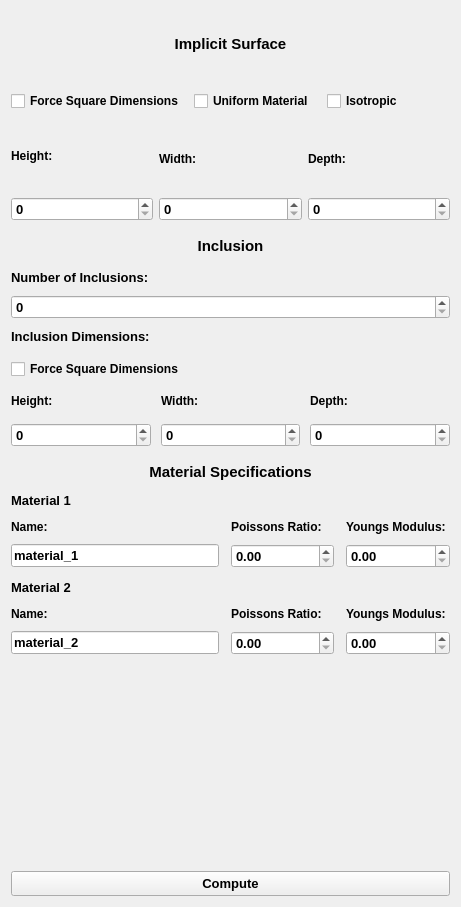
              <widget class="QWidget" name="page_5">
               <property name="geometry">
                <rect>
                 <x>0</x>
                 <y>0</y>
                 <width>461</width>
                 <height>907</height>
                </rect>
               </property>
               <property name="font">
                <font>
                 <family>Segoe UI</family>
                 <pointsize>10</pointsize>
                 <weight>75</weight>
                 <bold>true</bold>
                </font>
               </property>
               <attribute name="label">
                <string>Shape Generator</string>
               </attribute>
               <layout class="QVBoxLayout" name="verticalLayout_13" stretch="0,0,0,0,0">
                <item>
                 <layout class="QVBoxLayout" name="verticalLayout_9" stretch="1,2">
                  <property name="spacing">
                   <number>15</number>
                  </property>
                  <item>
                   <widget class="QLabel" name="label_15">
                    <property name="maximumSize">
                     <size>
                      <width>16777215</width>
                      <height>16777215</height>
                     </size>
                    </property>
                    <property name="font">
                     <font>
                      <family>Segoe UI</family>
                      <pointsize>11</pointsize>
                      <weight>75</weight>
                      <bold>true</bold>
                     </font>
                    </property>
                    <property name="text">
                     <string>Implicit Surface</string>
                    </property>
                    <property name="alignment">
                     <set>Qt::AlignCenter</set>
                    </property>
                   </widget>
                  </item>
                  <item>
                   <layout class="QGridLayout" name="gridLayout_6" rowstretch="1,0,1" columnstretch="1,1,1" rowminimumheight="1,0,1" columnminimumwidth="1,1,1">
                    <property name="sizeConstraint">
                     <enum>QLayout::SetMinimumSize</enum>
                    </property>
                    <property name="horizontalSpacing">
                     <number>6</number>
                    </property>
                    <property name="verticalSpacing">
                     <number>10</number>
                    </property>
                    <item row="2" column="0">
                     <layout class="QVBoxLayout" name="verticalLayout_10" stretch="1,6">
                      <property name="spacing">
                       <number>6</number>
                      </property>
                      <item>
                       <widget class="QLabel" name="designer_height_spinbox_label">
                        <property name="font">
                         <font>
                          <family>Segoe UI</family>
                          <pointsize>9</pointsize>
                         </font>
                        </property>
                        <property name="text">
                         <string>Height:</string>
                        </property>
                       </widget>
                      </item>
                      <item>
                       <widget class="QSpinBox" name="designer_height_spinbox"/>
                      </item>
                     </layout>
                    </item>
                    <item row="2" column="1">
                     <layout class="QVBoxLayout" name="verticalLayout_11" stretch="1,6">
                      <item>
                       <widget class="QLabel" name="label_17">
                        <property name="font">
                         <font>
                          <family>Segoe UI</family>
                          <pointsize>9</pointsize>
                         </font>
                        </property>
                        <property name="text">
                         <string>Width:</string>
                        </property>
                       </widget>
                      </item>
                      <item>
                       <widget class="QSpinBox" name="designer_width_spinbox"/>
                      </item>
                     </layout>
                    </item>
                    <item row="2" column="2">
                     <layout class="QVBoxLayout" name="verticalLayout_12" stretch="1,6">
                      <item>
                       <widget class="QLabel" name="label_18">
                        <property name="font">
                         <font>
                          <family>Segoe UI</family>
                          <pointsize>9</pointsize>
                         </font>
                        </property>
                        <property name="text">
                         <string>Depth:</string>
                        </property>
                       </widget>
                      </item>
                      <item>
                       <widget class="QSpinBox" name="designer_depth_spinbox"/>
                      </item>
                     </layout>
                    </item>
                    <item row="0" column="0" colspan="3">
                     <layout class="QGridLayout" name="gridLayout_7">
                      <property name="horizontalSpacing">
                       <number>10</number>
                      </property>
                      <item row="0" column="2">
                       <widget class="QCheckBox" name="designer_isotropic_material_checkbox">
                        <property name="font">
                         <font>
                          <family>Segoe UI</family>
                          <pointsize>9</pointsize>
                         </font>
                        </property>
                        <property name="text">
                         <string>Isotropic</string>
                        </property>
                       </widget>
                      </item>
                      <item row="0" column="0">
                       <widget class="QCheckBox" name="designer_force_square_dimensions_checkbox">
                        <property name="font">
                         <font>
                          <family>Segoe UI</family>
                          <pointsize>9</pointsize>
                         </font>
                        </property>
                        <property name="text">
                         <string>Force Square Dimensions</string>
                        </property>
                       </widget>
                      </item>
                      <item row="0" column="1">
                       <widget class="QCheckBox" name="designer_uniform_material_checkbox">
                        <property name="font">
                         <font>
                          <family>Segoe UI</family>
                          <pointsize>9</pointsize>
                         </font>
                        </property>
                        <property name="text">
                         <string>Uniform Material</string>
                        </property>
                       </widget>
                      </item>
                     </layout>
                    </item>
                   </layout>
                  </item>
                 </layout>
                </item>
                <item>
                 <layout class="QVBoxLayout" name="verticalLayout_6" stretch="5,10">
                  <property name="spacing">
                   <number>15</number>
                  </property>
                  <property name="topMargin">
                   <number>10</number>
                  </property>
                  <property name="bottomMargin">
                   <number>10</number>
                  </property>
                  <item>
                   <widget class="QLabel" name="label_9">
                    <property name="font">
                     <font>
                      <family>Segoe UI</family>
                      <pointsize>11</pointsize>
                      <weight>75</weight>
                      <bold>true</bold>
                     </font>
                    </property>
                    <property name="text">
                     <string>Inclusion</string>
                    </property>
                    <property name="alignment">
                     <set>Qt::AlignCenter</set>
                    </property>
                   </widget>
                  </item>
                  <item>
                   <layout class="QVBoxLayout" name="verticalLayout_15">
                    <property name="spacing">
                     <number>10</number>
                    </property>
                    <property name="sizeConstraint">
                     <enum>QLayout::SetMinimumSize</enum>
                    </property>
                    <item>
                     <widget class="QLabel" name="label_20">
                      <property name="font">
                       <font>
                        <family>Segoe UI</family>
                        <pointsize>10</pointsize>
                       </font>
                      </property>
                      <property name="text">
                       <string>Number of Inclusions:</string>
                      </property>
                     </widget>
                    </item>
                    <item>
                     <widget class="QSpinBox" name="designer_material_2_number_of_inclusions"/>
                    </item>
                    <item>
                     <layout class="QGridLayout" name="gridLayout_5">
                      <property name="verticalSpacing">
                       <number>15</number>
                      </property>
                      <item row="1" column="0" colspan="3">
                       <widget class="QCheckBox" name="designer_inclusion_force_square_dimensions_checkbox">
                        <property name="font">
                         <font>
                          <family>Segoe UI</family>
                          <pointsize>9</pointsize>
                         </font>
                        </property>
                        <property name="text">
                         <string>Force Square Dimensions</string>
                        </property>
                       </widget>
                      </item>
                      <item row="2" column="1">
                       <widget class="QLabel" name="label_29">
                        <property name="font">
                         <font>
                          <family>Segoe UI</family>
                          <pointsize>9</pointsize>
                         </font>
                        </property>
                        <property name="text">
                         <string>Width:</string>
                        </property>
                       </widget>
                      </item>
                      <item row="2" column="2">
                       <widget class="QLabel" name="label_30">
                        <property name="font">
                         <font>
                          <family>Segoe UI</family>
                          <pointsize>9</pointsize>
                         </font>
                        </property>
                        <property name="text">
                         <string>Depth:</string>
                        </property>
                       </widget>
                      </item>
                      <item row="2" column="0">
                       <widget class="QLabel" name="label_28">
                        <property name="font">
                         <font>
                          <family>Segoe UI</family>
                          <pointsize>9</pointsize>
                         </font>
                        </property>
                        <property name="text">
                         <string>Height:</string>
                        </property>
                       </widget>
                      </item>
                      <item row="3" column="0">
                       <widget class="QSpinBox" name="designer_inclusion_height_spinbox"/>
                      </item>
                      <item row="3" column="1">
                       <widget class="QSpinBox" name="designer_inclusion_width_spinbox"/>
                      </item>
                      <item row="3" column="2">
                       <widget class="QSpinBox" name="designer_inclusion_depth_spinbox"/>
                      </item>
                      <item row="0" column="0" colspan="3">
                       <widget class="QLabel" name="label_27">
                        <property name="font">
                         <font>
                          <family>Segoe UI</family>
                          <pointsize>10</pointsize>
                         </font>
                        </property>
                        <property name="text">
                         <string>Inclusion Dimensions:</string>
                        </property>
                       </widget>
                      </item>
                     </layout>
                    </item>
                   </layout>
                  </item>
                 </layout>
                </item>
                <item>
                 <layout class="QVBoxLayout" name="verticalLayout_7">
                  <property name="spacing">
                   <number>12</number>
                  </property>
                  <item>
                   <widget class="QLabel" name="label_16">
                    <property name="font">
                     <font>
                      <family>Segoe UI</family>
                      <pointsize>11</pointsize>
                      <weight>75</weight>
                      <bold>true</bold>
                     </font>
                    </property>
                    <property name="text">
                     <string>Material Specifications</string>
                    </property>
                    <property name="alignment">
                     <set>Qt::AlignCenter</set>
                    </property>
                   </widget>
                  </item>
                  <item>
                   <widget class="QLabel" name="label_14">
                    <property name="font">
                     <font>
                      <family>Segoe UI</family>
                      <pointsize>10</pointsize>
                      <underline>false</underline>
                     </font>
                    </property>
                    <property name="text">
                     <string>Material 1</string>
                    </property>
                   </widget>
                  </item>
                  <item>
                   <layout class="QGridLayout" name="gridLayout_8" columnstretch="10,5,5" columnminimumwidth="10,5,5">
                    <property name="verticalSpacing">
                     <number>10</number>
                    </property>
                    <item row="0" column="1">
                     <widget class="QLabel" name="label_21">
                      <property name="font">
                       <font>
                        <family>Segoe UI</family>
                        <pointsize>9</pointsize>
                       </font>
                      </property>
                      <property name="text">
                       <string>Poissons Ratio:</string>
                      </property>
                     </widget>
                    </item>
                    <item row="0" column="2">
                     <widget class="QLabel" name="label_22">
                      <property name="font">
                       <font>
                        <family>Segoe UI</family>
                        <pointsize>9</pointsize>
                       </font>
                      </property>
                      <property name="text">
                       <string>Youngs Modulus:</string>
                      </property>
                     </widget>
                    </item>
                    <item row="0" column="0">
                     <widget class="QLabel" name="label_19">
                      <property name="font">
                       <font>
                        <family>Segoe UI</family>
                        <pointsize>9</pointsize>
                       </font>
                      </property>
                      <property name="text">
                       <string>Name:</string>
                      </property>
                     </widget>
                    </item>
                    <item row="1" column="1">
                     <widget class="QDoubleSpinBox" name="designer_material_1_poissons_ratio_double_spinbox">
                      <property name="maximum">
                       <double>10000000000.000000000000000</double>
                      </property>
                     </widget>
                    </item>
                    <item row="1" column="2">
                     <widget class="QDoubleSpinBox" name="designer_material_1_youngs_modulus_double_spinbox"/>
                    </item>
                    <item row="1" column="0">
                     <widget class="QLineEdit" name="designer_material_1_name_line_edit">
                      <property name="font">
                       <font>
                        <family>Segoe UI</family>
                       </font>
                      </property>
                      <property name="text">
                       <string>material_1</string>
                      </property>
                     </widget>
                    </item>
                   </layout>
                  </item>
                  <item>
                   <widget class="QLabel" name="label_23">
                    <property name="font">
                     <font>
                      <family>Segoe UI</family>
                      <pointsize>10</pointsize>
                     </font>
                    </property>
                    <property name="text">
                     <string>Material 2</string>
                    </property>
                   </widget>
                  </item>
                  <item>
                   <layout class="QGridLayout" name="gridLayout_9" columnstretch="10,5,5" columnminimumwidth="10,5,5">
                    <property name="verticalSpacing">
                     <number>10</number>
                    </property>
                    <item row="0" column="0">
                     <widget class="QLabel" name="label_24">
                      <property name="font">
                       <font>
                        <family>Segoe UI</family>
                        <pointsize>9</pointsize>
                       </font>
                      </property>
                      <property name="text">
                       <string>Name:</string>
                      </property>
                     </widget>
                    </item>
                    <item row="0" column="1">
                     <widget class="QLabel" name="label_25">
                      <property name="font">
                       <font>
                        <family>Segoe UI</family>
                        <pointsize>9</pointsize>
                       </font>
                      </property>
                      <property name="text">
                       <string>Poissons Ratio:</string>
                      </property>
                     </widget>
                    </item>
                    <item row="0" column="2">
                     <widget class="QLabel" name="label_26">
                      <property name="font">
                       <font>
                        <family>Segoe UI</family>
                        <pointsize>9</pointsize>
                       </font>
                      </property>
                      <property name="text">
                       <string>Youngs Modulus:</string>
                      </property>
                     </widget>
                    </item>
                    <item row="1" column="0">
                     <widget class="QLineEdit" name="designer_material_2_name_line_edit">
                      <property name="text">
                       <string>material_2</string>
                      </property>
                      <property name="placeholderText">
                       <string/>
                      </property>
                     </widget>
                    </item>
                    <item row="1" column="1">
                     <widget class="QDoubleSpinBox" name="designer_material_2_poissons_ratio_double_spinbox">
                      <property name="maximum">
                       <double>1000000000.000000000000000</double>
                      </property>
                     </widget>
                    </item>
                    <item row="1" column="2">
                     <widget class="QDoubleSpinBox" name="designer_material_2_youngs_modulus_double_spinbox"/>
                    </item>
                   </layout>
                  </item>
                 </layout>
                </item>
                <item>
                 <spacer name="verticalSpacer_3">
                  <property name="orientation">
                   <enum>Qt::Vertical</enum>
                  </property>
                  <property name="sizeType">
                   <enum>QSizePolicy::Expanding</enum>
                  </property>
                  <property name="sizeHint" stdset="0">
                   <size>
                    <width>20</width>
                    <height>40</height>
                   </size>
                  </property>
                 </spacer>
                </item>
                <item>
                 <widget class="QPushButton" name="designer_compute_shape_push_button">
                  <property name="sizePolicy">
                   <sizepolicy hsizetype="Minimum" vsizetype="Fixed">
                    <horstretch>0</horstretch>
                    <verstretch>0</verstretch>
                   </sizepolicy>
                  </property>
                  <property name="minimumSize">
                   <size>
                    <width>0</width>
                    <height>25</height>
                   </size>
                  </property>
                  <property name="font">
                   <font>
                    <family>Segoe UI</family>
                    <pointsize>10</pointsize>
                   </font>
                  </property>
                  <property name="text">
                   <string>Compute</string>
                  </property>
                  <property name="default">
                   <bool>false</bool>
                  </property>
                  <property name="flat">
                   <bool>false</bool>
                  </property>
                 </widget>
                </item>
               </layout>
              </widget>
